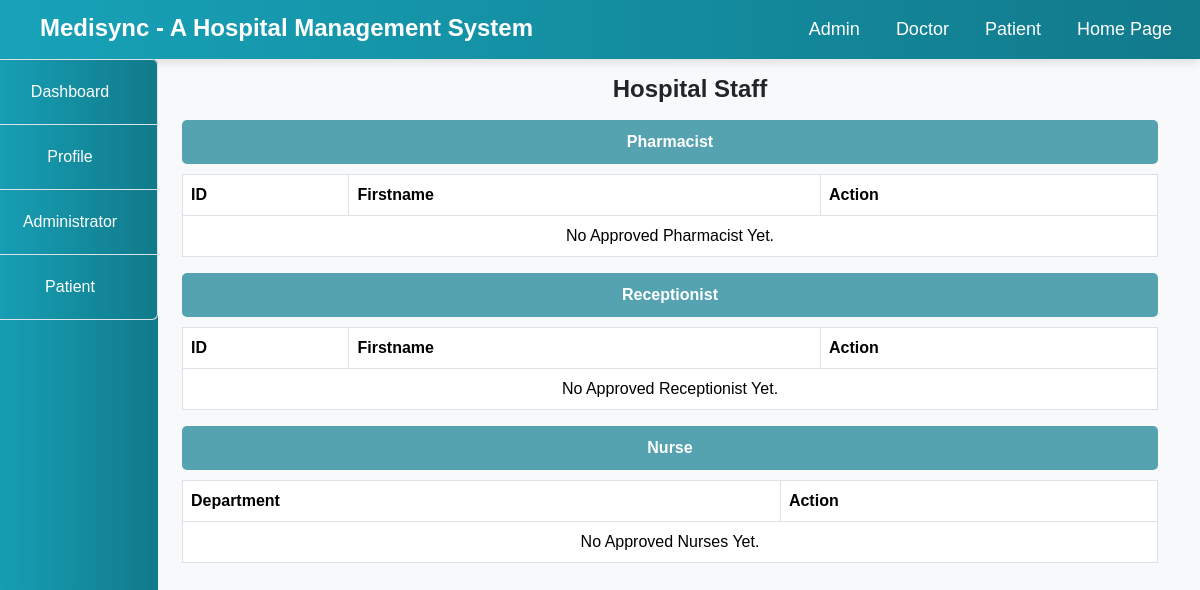
Page /Hospital/admin/staff.php on the earlier database version.
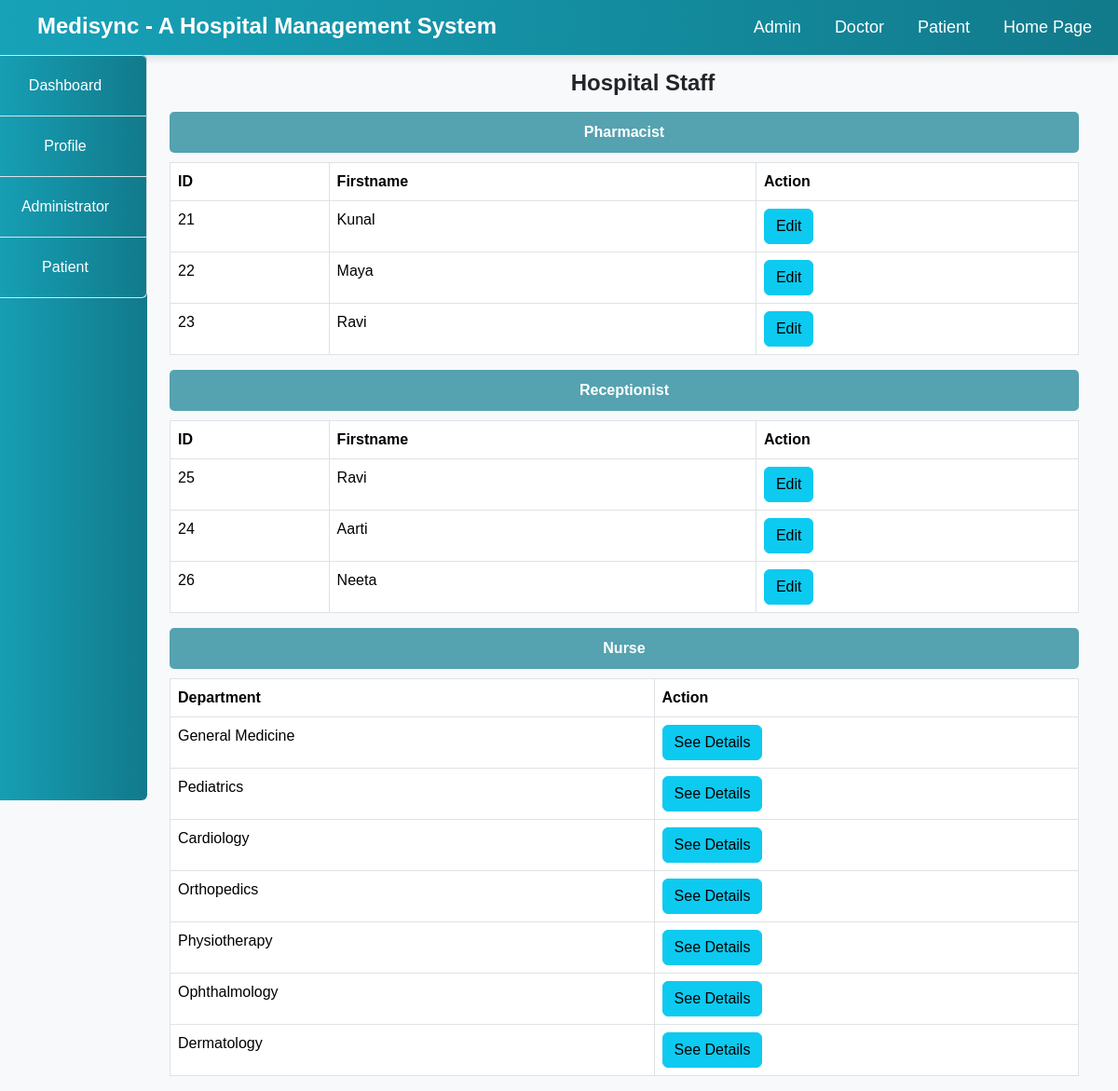
Same page on the later database version.
### tables this page shows
CREATE TABLE `staff` (
  `id` int(10) NOT NULL,
  `firstname` varchar(100) NOT NULL,
  `surname` varchar(100) NOT NULL,
  `username` varchar(100) NOT NULL,
  `email` varchar(100) NOT NULL,
  `gender` varchar(100) NOT NULL,
  `phone` varchar(100) NOT NULL,
  `city` varchar(100) NOT NULL,
  `qualification` varchar(100) NOT NULL,
  `role` varchar(100) NOT NULL,
  `experience` varchar(100) NOT NULL,
  `password` varchar(100) NOT NULL,
  `status` text NOT NULL,
  `date_reg` varchar(100) NOT NULL,
  `salary` int(10) NOT NULL,
  `department` varchar(100) NOT NULL
);

### Hospital/admin/staff.php (the view, shortened to what this page needs)
<!DOCTYPE html>
<html lang="en">
<head>
</head>
<body>
    <?php
    include("../include/header.php");
    include("../include/connection.php");
    ?>
    <div class="container-fluid">
        <div class="col-md-12">
            <div class="row">
                <div class="col-md-2" style="margin-left: -30px;">
                    <?php include("sidenav.php"); ?>
                </div>
                <div class="col-md-10">
                    <h5 class="text-center my-3">Hospital Staff</h5>
                    <?php
                        $roles = ['Pharmacist', 'Receptionist', 'Nurse'];
                        foreach ($roles as $role) {
                            $query = "SELECT * FROM staff WHERE status='Approved' AND role='$role' ORDER BY date_reg ASC";
                            $res = mysqli_query($connect, $query);
                            $role_class = strtolower($role);
                            echo "<div class='role-header $role_class'><b>$role</b></div>";
                            if ($role == 'Nurse') {
                                $dept_query = "SELECT DISTINCT department FROM staff WHERE role='Nurse' AND status='Approved'";
                                $dept_res = mysqli_query($connect, $dept_query);
                                echo "<table class='table table-bordered'>
                                    <thead>
                                        <tr>
                                            <th>Department</th>
                                            <th>Action</th>
                                        </tr>
                                    </thead>
                                    <tbody>";
                                if (mysqli_num_rows($dept_res) < 1) {
                                    echo "
                                    <tr>
                                        <td colspan='2' class='text-center'>No Approved Nurses Yet.</td>
                                    </tr>";
                                } else {
                                    while ($dept_row = mysqli_fetch_array($dept_res)) {
                                        $department = $dept_row['department'];
                                        echo "
                                        <tr>
                                            <td>$department</td>
                                            <td>
                                                <a href='nurse_details.php?department=" . urlencode($department) . "'>
                                                    <button class='btn btn-info'>See Details</button>
                                                </a>
                                            </td>
                                        </tr>";
                                    }
                                }
                                echo "
                                    </tbody>
                                </table>";
                            } else {
                                $output = "
                                <table class='table table-bordered'>
                                    <thead>
                                        <tr>
                                            <th>ID</th>
                                            <th>Firstname</th>
                                            <th>Action</th>
                                        </tr>
                                    </thead>
                                    <tbody>";
                                if (mysqli_num_rows($res) < 1) {
                                    $output .= "
                                    <tr>
                                        <td colspan='3' class='text-center'>No Approved $role Yet.</td>
                                    </tr>";
                                } else {
                                    while ($row = mysqli_fetch_array($res)) {
                                        $output .= "
                                        <tr>
                                            <td>{$row['id']}</td>
                                            <td>{$row['firstname']}</td>
                                            <td>
                                                <a href='edit_staff.php?id={$row['id']}'>
                                                    <button class='btn btn-info'>Edit</button>
                                                </a>
                                            </td>
                                        </tr>";
                                    }
                                }
                                $output .= "
                                    </tbody>
                                </table>";
                                echo $output;
                            }
                        }
                    ?>
                </div>
            </div>
        </div>
    </div>
</body>
</html>

### Hospital/include/header.php (shortened to what this page needs)
<!DOCTYPE html>
<html lang="en">
<head>
    <link rel="stylesheet" type="text/css" href="https://cdn.jsdelivr.net/npm/bootstrap@5.3.2/dist/css/bootstrap.min.css">
    <link rel="stylesheet" type="text/css" href="https://cdn.jsdelivr.net/npm/@fortawesome/fontawesome-free@6.4.2/css/fontawesome.min.css">
    <link rel="stylesheet" type="text/css" href="https://cdnjs.cloudflare.com/ajax/libs/font-awesome/5.13.0/css/all.min.css">
</head>
<body>
    <nav class="navbar navbar-expand-lg navbar-info bg-info">
        <h5 class="text-white">Medisync - A Hospital Management System</h5>
        <ul class="navbar-nav">
        <?php
if(isset($_SESSION['admin'])){
    $user = $_SESSION['admin'];
    echo '<li class="nav-item"><a href="#" class="nav-link text-white">'.$user.'</a></li>';
    echo '<li class="nav-item"><a href="logout.php" class="nav-link text-white">Logout</a></li>';
}
else if(isset($_SESSION['doctor'])){
    $user = $_SESSION['doctor'];
    echo '<li class="nav-item"><a href="#" class="nav-link text-white">'.$user.'</a></li>';
    echo '<li class="nav-item"><a href="../doctor/logout.php" class="nav-link text-white">Logout</a></li>';
}
else if(isset($_SESSION['patient'])){
    $user = $_SESSION['patient'];
    echo '<li class="nav-item"><a href="#" class="nav-link text-white">'.$user.'</a></li>';
    echo '<li class="nav-item"><a href="../patient/logout.php" class="nav-link text-white">Logout</a></li>';
}
else{
    echo '<li class="nav-item"><a href="adminlogin.php" class="nav-link text-white">Admin</a></li>';
    echo '<li class="nav-item"><a href="doctorlogin.php" class="nav-link text-white">Doctor</a></li>';
    echo '<li class="nav-item"><a href="patientlogin.php" class="nav-link text-white">Patient</a></li>';
    echo '<li class="nav-item"><a href="index.php" class="nav-link text-white">Home Page</a></li>';
}
?>
        </ul>
    </nav>
</body>
</html>

### Hospital/admin/sidenav.php (shortened to what this page needs)
<!DOCTYPE html>
<html lang="en">
<head>
</head>
<body>
<div class="list-group " style="height: 100vh;">
    <a href="index.php" class="list-group-item list-group-item-action text-center text-white">Dashboard</a>
    <a href="profile.php" class="list-group-item list-group-item-action text-center text-white">Profile</a>
    <a href="admin.php" class="list-group-item list-group-item-action text-center text-white">Administrator</a>
    <a href="#" class="list-group-item list-group-item-action text-center text-white">Patient</a>
 </div>
</body>
</html>

### Hospital/admin/staff.php (style rules this page uses)
.table thead { background-color: #f8f9fa; }
.text-center { text-align: center; }
.role-header { background-color: lightgreen; color: white; padding: 10px; margin-bottom: 10px; border-radius: 5px; text-align: center; }
.role-header.pharmacist { background-color: #55a2b1; color: white; }
.role-header.receptionist { background-color: #55a2b1; color: white; }
.role-header.nurse { background-color: #55a2b1; color: white; }

### Hospital/include/header.php (style rules this page uses)
body { font-family: 'Arial', sans-serif; background-color: #f8f9fa; }
.navbar { box-shadow: 0 4px 8px rgba(0, 0, 0, 0.1); }
h5 { margin-left: 40px; margin-top: 5px; font-size: 24px; font-weight: bold; }
.nav-item a { margin-right: 20px; font-size: 18px; font-weight: 500; position: relative; transition: color 0.3s ease-in-out; }
.nav-item a::after { content: ''; position: absolute; left: 0; bottom: -5px; width: 100%; height: 2px; background-color: #ffcc00; transform: scaleX(0); transform-origin: right; transition: transform 0.3s ease-in-out; }
.text-white { color: #ffffff !important; }
.navbar-info { background: linear-gradient(90deg, #17a2b8, #117a8b); }

### Hospital/admin/sidenav.php (style rules this page uses)
.list-group { background: linear-gradient(90deg, #17a2b8, #117a8b) !important; }
.list-group-item { background: linear-gradient(90deg, #17a2b8, #117a8b) !important; padding: 20px; }

Differences in the rows shown:
added staff: id "21", firstname "Kunal", shown under "Pharmacist"
added staff: id "22", firstname "Maya", shown under "Pharmacist"
added staff: id "23", firstname "Ravi", shown under "Pharmacist"
added staff: id "25", firstname "Ravi", shown under "Receptionist"
added staff: id "24", firstname "Aarti", shown under "Receptionist"
added staff: id "26", firstname "Neeta", shown under "Receptionist"
Other differences:
new list line: "Pharmacist ID Firstname Action"
new list line: "Receptionist ID Firstname Action"
list line gone: "No Approved Nurses Yet."
new list line: "General Medicine See Details Pediatrics See Details Cardiology See Details Orthopedics See Details Physiotherapy See Details Ophthalmology See Details Dermatology See Details"
list line gone: "Pharmacist ID Firstname Action No Approved Pharmacist Yet."
list line gone: "Receptionist ID Firstname Action No Approved Receptionist Yet."
